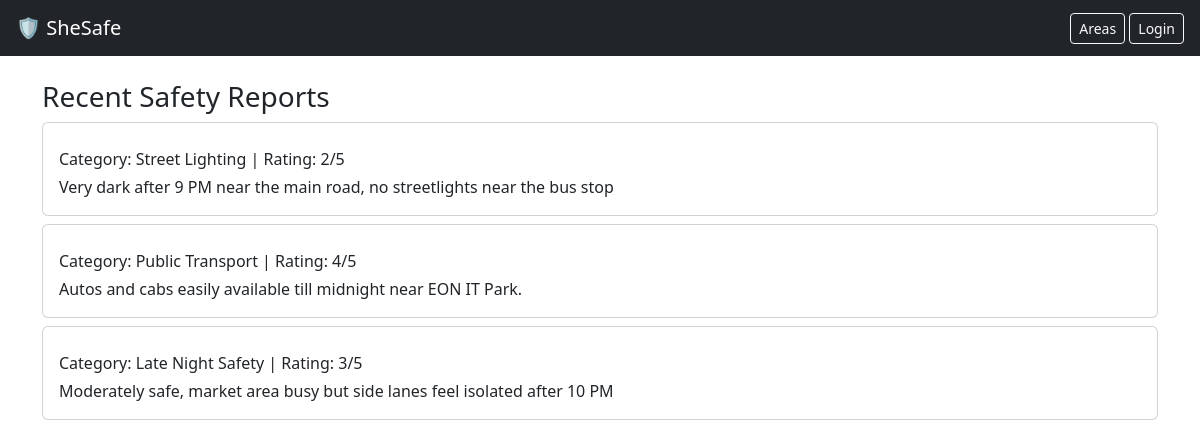
The app's page /, older data.
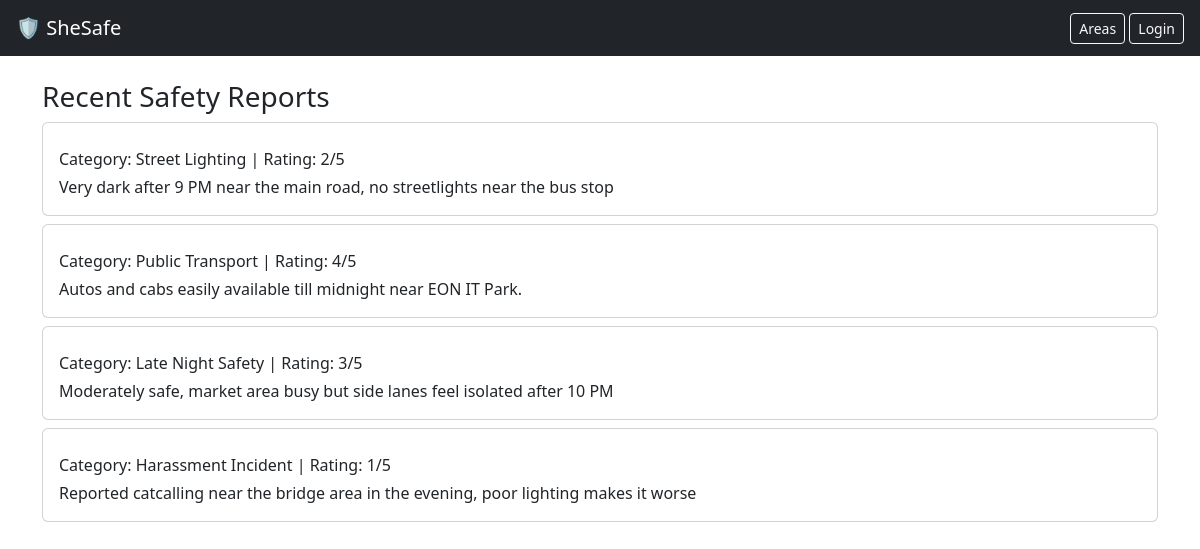
The same page, newer data.
### reports/models.py (models this page shows, shortened)
class SafetyReport(models.Model):
    user=models.ForeignKey(User,on_delete=models.CASCADE,null=True,blank=True)
    city=models.CharField(max_length=50,choices=MAHARASHTRA_CITIES, default='Pune')
    locality=models.CharField(max_length=100,help_text='e.g. Wagholi, Kharadi, Hinjewadi')
    category=models.CharField(max_length=50,choices=CATEGORY_CHOICES)
    rating=models.IntegerField()
    description=models.TextField()
    created_at=models.DateTimeField(auto_now_add=True)

### reports/views.py (the view)
# urls.py: 2. Add a URL to urlpatterns:  path('', views.home, name='home')
def home(request):
    reports=SafetyReport.objects.all()
    return render(request,'reports/home.html',{'reports':reports})

### reports/templates/reports/home.html (shortened to what this page needs)
{% extends 'reports/base.html' %}
{% block content %}
    <h3>Recent Safety Reports</h3>
    {% for report in reports %}
        <div class="card mb-2 p-3">
            <p class="mb-1">Category: {{ report.category }} | Rating: {{ report.rating }}/5</p>
            <p class="mb-0">{{ report.description }}</p>
        </div>
    {% empty %}
        <p>No reports Yet.</p>
    {% endfor %}
{% endblock %}

Row changes from the older to the newer data that the page shows:
added SafetyReport: category "Harassment Incident", rating "1", description "Reported catcalling near the bridge area in the evening, poor lighting makes it worse"
